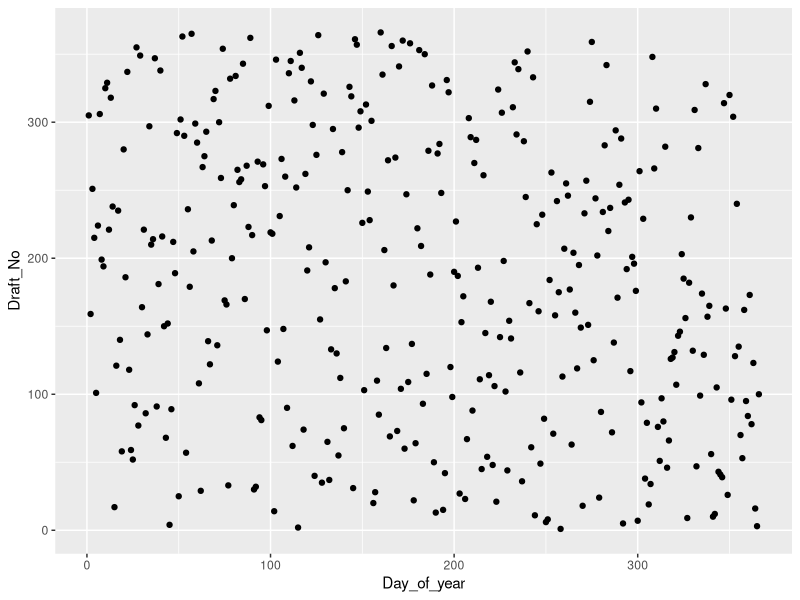
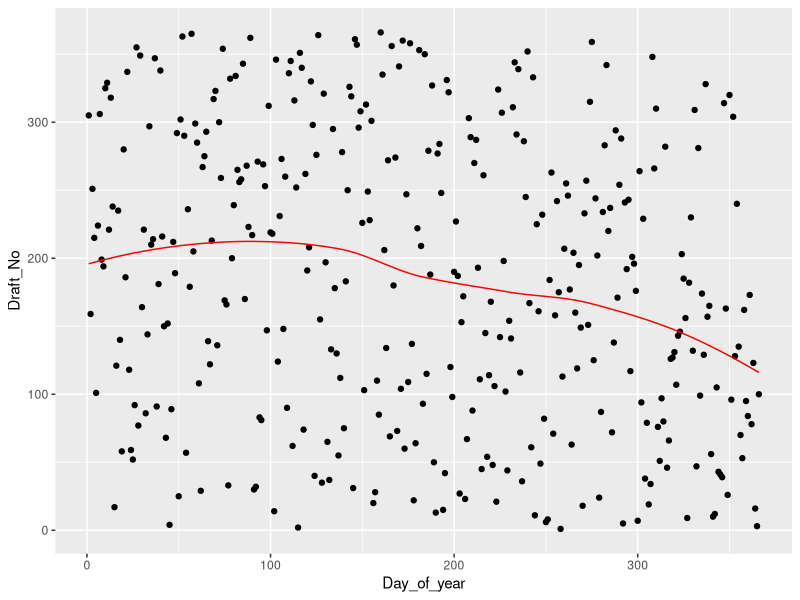
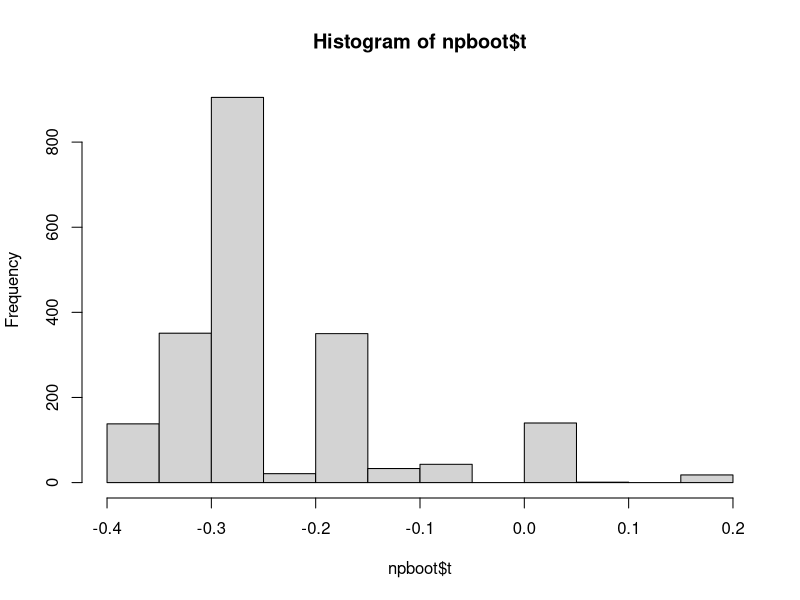
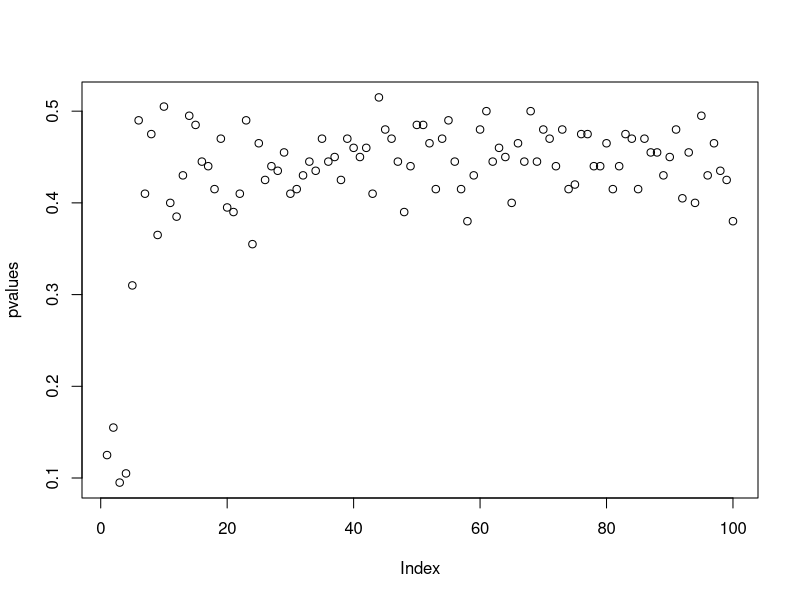
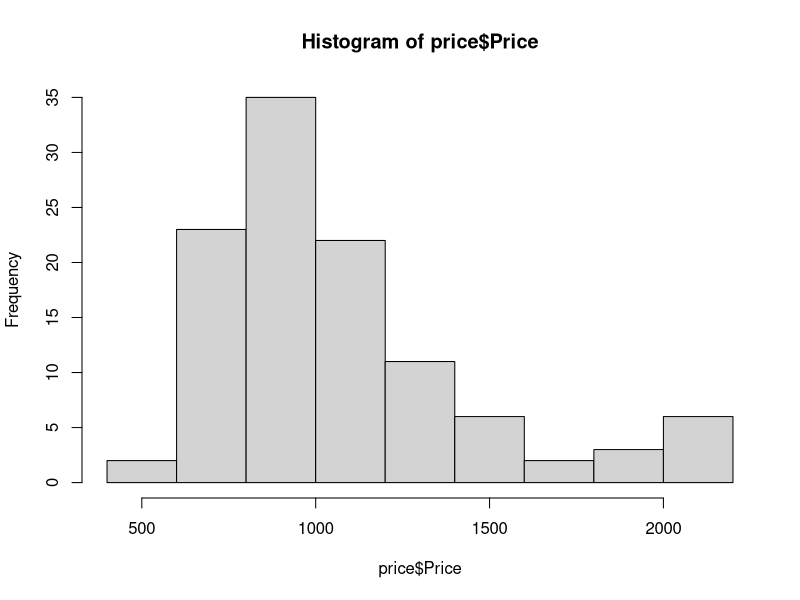

Generate these figures, in order, with R:
## ---- chunk 1
knitr::opts_chunk$set(echo = TRUE)
## ---- chunk 2
library(ggplot2)

lottery <- read.csv2("../data/lottery.csv")

head(lottery)

q11 <- ggplot(lottery, aes(x = Day_of_year, y = Draft_No)) + geom_point()
plot(q11)

data <- data.frame(x=lottery$Day_of_year, y=lottery$Draft_No)
## ---- chunk 3
loessfit <- loess(y ~ x, data=data)
data$pred <- predict(loessfit, data$x)

linegraf<- predict(loess(Draft_No ~ Day_of_year, data = lottery))

q12 <- q11 + geom_path(aes(y = linegraf), col = "red")
plot(q12)


## ggplot(data=data) +
##     geom_point(aes(x=x, y=y), color="red") +
##     geom_line(aes(x=x, y=pred), color="blue")
## ---- chunk 4
library(boot)

teststat <- function(model) {
    function(data) {
        xa <- data$x[which.min(data$y)]
        xb <- data$x[which.max(data$y)]

        ya <- predict(model, xa)
        yb <- predict(model, xb)

        (yb - ya) / (xb - xa)
    }
}

teststat_boot <- function(data, idx, stat) {
    data <- data[idx,]
    stat(data)
}
## ---- chunk 5
B <- 2000

set.seed(123456)
npboot <- boot(data=data, statistic=teststat_boot, R=B, stat=teststat(loessfit))
## ---- chunk 6
## Two-sided p-value?
sum(npboot$t >= 0) / B
## ---- chunk 7
hist(npboot$t)
## ---- chunk 8
teststat_permutation<- function(data, B, stat) {
    n <- nrow(data)

    statistics <- rep(0, B)
    for (b in 1:B) {
        newdata <- data.frame(x=data$x, y=sample(data$y, n))
        statistics[b] <- stat(newdata)
    }

    sum(statistics >= 0) / B
}

set.seed(123456)
teststat_permutation(data, B, teststat(loessfit))
## ---- chunk 9
genranddata <- function(x, alpha) {
    data.frame(x=x, y=pmax(0, pmin(alpha * x + rnorm(length(x), mean=183, sd=10), 366)))
}

alphas <- seq(0.1, 10, by=0.1)
pvalues <- rep(0, length(alphas))

set.seed(123456)

for (i in 1:length(alphas)) {
    newdata <- genranddata(data$x, alphas[i])
    pvalues[i] <- teststat_permutation(newdata, 200, teststat(loessfit))
}

plot(pvalues)
## ---- chunk 10
print(sum(pvalues <= 0.05))
## ---- chunk 11
price <- read.csv("../data/prices1.csv", sep=";")
mean(price$Price)
## ---- chunk 12
hist(price$Price)
